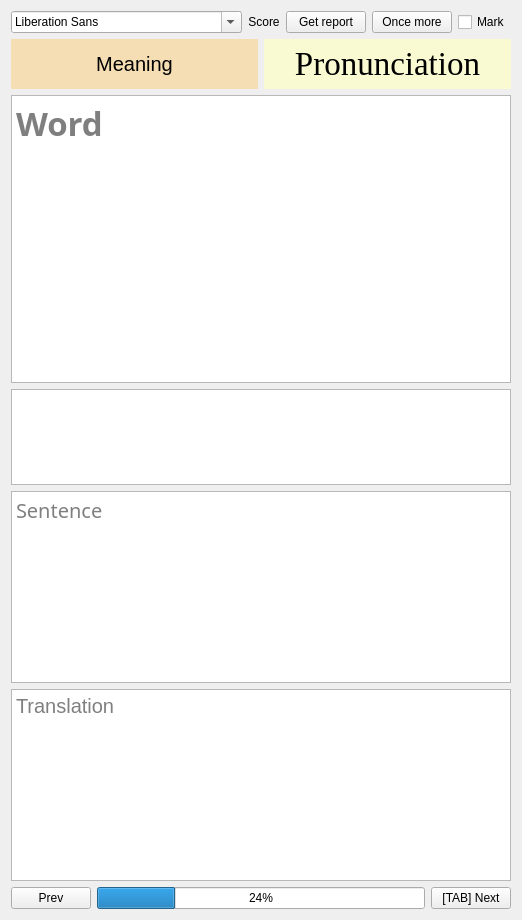
     <widget class="QWidget" name="tab">
      <property name="enabled">
       <bool>true</bool>
      </property>
      <attribute name="title">
       <string>Vocabulary</string>
      </attribute>
      <layout class="QVBoxLayout" name="verticalLayout_2">
       <item>
        <layout class="QHBoxLayout" name="horizontalLayout_5">
         <item>
          <widget class="QFontComboBox" name="fontComboBox"/>
         </item>
         <item>
          <widget class="QLabel" name="label_3">
           <property name="text">
            <string>Score</string>
           </property>
           <property name="alignment">
            <set>Qt::AlignCenter</set>
           </property>
          </widget>
         </item>
         <item>
          <widget class="QPushButton" name="pushButton_3">
           <property name="text">
            <string>Get report</string>
           </property>
          </widget>
         </item>
         <item>
          <widget class="QPushButton" name="pushButton_13">
           <property name="text">
            <string>Once more</string>
           </property>
          </widget>
         </item>
         <item>
          <widget class="QCheckBox" name="checkBox_3">
           <property name="sizePolicy">
            <sizepolicy hsizetype="Fixed" vsizetype="Fixed">
             <horstretch>0</horstretch>
             <verstretch>0</verstretch>
            </sizepolicy>
           </property>
           <property name="text">
            <string>Mark</string>
           </property>
          </widget>
         </item>
        </layout>
       </item>
       <item>
        <layout class="QHBoxLayout" name="horizontalLayout_3">
         <property name="sizeConstraint">
          <enum>QLayout::SetDefaultConstraint</enum>
         </property>
         <item>
          <widget class="QLabel" name="label">
           <property name="sizePolicy">
            <sizepolicy hsizetype="Expanding" vsizetype="Expanding">
             <horstretch>0</horstretch>
             <verstretch>0</verstretch>
            </sizepolicy>
           </property>
           <property name="minimumSize">
            <size>
             <width>0</width>
             <height>50</height>
            </size>
           </property>
           <property name="font">
            <font>
             <pointsize>15</pointsize>
            </font>
           </property>
           <property name="styleSheet">
            <string notr="true">background-color: wheat</string>
           </property>
           <property name="text">
            <string>Meaning</string>
           </property>
           <property name="textFormat">
            <enum>Qt::AutoText</enum>
           </property>
           <property name="alignment">
            <set>Qt::AlignCenter</set>
           </property>
           <property name="wordWrap">
            <bool>true</bool>
           </property>
           <property name="margin">
            <number>0</number>
           </property>
          </widget>
         </item>
         <item>
          <widget class="QLabel" name="label_2">
           <property name="sizePolicy">
            <sizepolicy hsizetype="Expanding" vsizetype="Expanding">
             <horstretch>0</horstretch>
             <verstretch>0</verstretch>
            </sizepolicy>
           </property>
           <property name="minimumSize">
            <size>
             <width>0</width>
             <height>50</height>
            </size>
           </property>
           <property name="font">
            <font>
             <family>Times New Roman</family>
             <pointsize>25</pointsize>
            </font>
           </property>
           <property name="styleSheet">
            <string notr="true">background-color: lightgoldenrodyellow</string>
           </property>
           <property name="text">
            <string>Pronunciation</string>
           </property>
           <property name="alignment">
            <set>Qt::AlignCenter</set>
           </property>
           <property name="margin">
            <number>0</number>
           </property>
          </widget>
         </item>
        </layout>
       </item>
       <item>
        <layout class="QVBoxLayout" name="verticalLayout">
         <item>
          <widget class="QTextEdit" name="textEdit">
           <property name="sizePolicy">
            <sizepolicy hsizetype="Expanding" vsizetype="Expanding">
             <horstretch>0</horstretch>
             <verstretch>3</verstretch>
            </sizepolicy>
           </property>
           <property name="minimumSize">
            <size>
             <width>0</width>
             <height>50</height>
            </size>
           </property>
           <property name="font">
            <font>
             <family>Arial Rounded MT Bold</family>
             <pointsize>25</pointsize>
             <weight>75</weight>
             <bold>true</bold>
            </font>
           </property>
           <property name="placeholderText">
            <string>Word</string>
           </property>
          </widget>
         </item>
         <item>
          <widget class="QTextEdit" name="textEdit_3">
           <property name="sizePolicy">
            <sizepolicy hsizetype="Expanding" vsizetype="Expanding">
             <horstretch>0</horstretch>
             <verstretch>1</verstretch>
            </sizepolicy>
           </property>
           <property name="minimumSize">
            <size>
             <width>0</width>
             <height>30</height>
            </size>
           </property>
           <property name="font">
            <font>
             <pointsize>15</pointsize>
            </font>
           </property>
          </widget>
         </item>
        </layout>
       </item>
       <item>
        <widget class="QTextEdit" name="textEdit_2">
         <property name="minimumSize">
          <size>
           <width>0</width>
           <height>50</height>
          </size>
         </property>
         <property name="font">
          <font>
           <family>Arial Rounded MT Bold</family>
           <pointsize>15</pointsize>
          </font>
         </property>
         <property name="placeholderText">
          <string>Sentence</string>
         </property>
        </widget>
       </item>
       <item>
        <widget class="QTextBrowser" name="textBrowser">
         <property name="minimumSize">
          <size>
           <width>0</width>
           <height>50</height>
          </size>
         </property>
         <property name="font">
          <font>
           <pointsize>15</pointsize>
          </font>
         </property>
         <property name="placeholderText">
          <string>Translation</string>
         </property>
        </widget>
       </item>
       <item>
        <layout class="QHBoxLayout" name="horizontalLayout_4">
         <item>
          <widget class="QPushButton" name="pushButton">
           <property name="text">
            <string>Prev</string>
           </property>
          </widget>
         </item>
         <item>
          <widget class="QProgressBar" name="progressBar">
           <property name="value">
            <number>24</number>
           </property>
          </widget>
         </item>
         <item>
          <widget class="QPushButton" name="pushButton_2">
           <property name="text">
            <string>[TAB] Next</string>
           </property>
          </widget>
         </item>
        </layout>
       </item>
      </layout>
     </widget>
